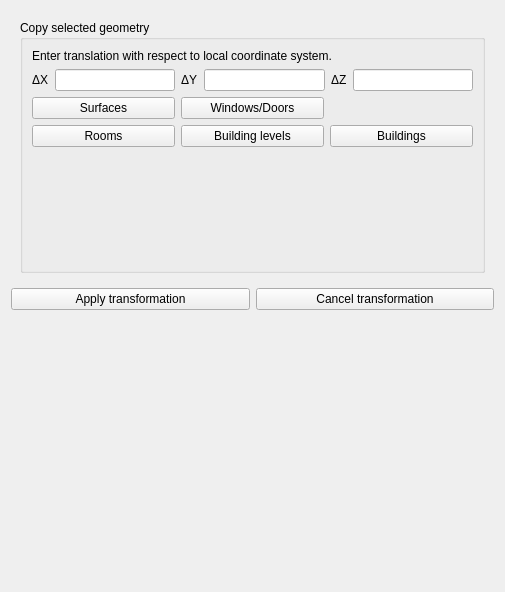
<?xml version="1.0" encoding="UTF-8"?>
<ui version="4.0">
 <class>SVPropEditGeometry</class>
 <widget class="QWidget" name="SVPropEditGeometry">
  <property name="geometry">
   <rect>
    <x>0</x>
    <y>0</y>
    <width>505</width>
    <height>592</height>
   </rect>
  </property>
  <layout class="QVBoxLayout" name="verticalLayoutMaster">
   <item>
    <widget class="QStackedWidget" name="stackedWidget">
     <property name="currentIndex">
      <number>4</number>
     </property>
     <widget class="QWidget" name="pageTranslation">
      <layout class="QVBoxLayout" name="verticalLayoutTrans">
       <item>
        <widget class="QGroupBox" name="groupBox">
         <property name="title">
          <string>Move selected geometry</string>
         </property>
         <layout class="QVBoxLayout" name="verticalLayout">
          <item>
           <widget class="QRadioButton" name="radioButtonTranslationAbsolute">
            <property name="text">
             <string>Move to world coordinates</string>
            </property>
           </widget>
          </item>
          <item>
           <widget class="QRadioButton" name="radioButtonTranslationRelative">
            <property name="text">
             <string>Relative to world coordinates</string>
            </property>
            <property name="checked">
             <bool>false</bool>
            </property>
           </widget>
          </item>
          <item>
           <widget class="QRadioButton" name="radioButtonTranslationRelativeLCS">
            <property name="text">
             <string>Relative to local coordinates</string>
            </property>
            <property name="checked">
             <bool>true</bool>
            </property>
           </widget>
          </item>
          <item>
           <layout class="QHBoxLayout" name="horizontalLayout">
            <item>
             <widget class="QLabel" name="labelTranslateX">
              <property name="minimumSize">
               <size>
                <width>0</width>
                <height>0</height>
               </size>
              </property>
              <property name="text">
               <string>ΔX</string>
              </property>
             </widget>
            </item>
            <item>
             <widget class="QtExt::ValidatingLineEdit" name="lineEditTranslateX">
              <property name="sizePolicy">
               <sizepolicy hsizetype="MinimumExpanding" vsizetype="Fixed">
                <horstretch>0</horstretch>
                <verstretch>0</verstretch>
               </sizepolicy>
              </property>
              <property name="minimumSize">
               <size>
                <width>50</width>
                <height>0</height>
               </size>
              </property>
              <property name="clearButtonEnabled">
               <bool>false</bool>
              </property>
             </widget>
            </item>
            <item>
             <widget class="QLabel" name="labelTranslateY">
              <property name="minimumSize">
               <size>
                <width>0</width>
                <height>0</height>
               </size>
              </property>
              <property name="text">
               <string>ΔY</string>
              </property>
             </widget>
            </item>
            <item>
             <widget class="QtExt::ValidatingLineEdit" name="lineEditTranslateY">
              <property name="sizePolicy">
               <sizepolicy hsizetype="MinimumExpanding" vsizetype="Fixed">
                <horstretch>0</horstretch>
                <verstretch>0</verstretch>
               </sizepolicy>
              </property>
              <property name="minimumSize">
               <size>
                <width>50</width>
                <height>0</height>
               </size>
              </property>
             </widget>
            </item>
            <item>
             <widget class="QLabel" name="labelTranslateZ">
              <property name="minimumSize">
               <size>
                <width>0</width>
                <height>0</height>
               </size>
              </property>
              <property name="text">
               <string>ΔZ</string>
              </property>
             </widget>
            </item>
            <item>
             <widget class="QtExt::ValidatingLineEdit" name="lineEditTranslateZ">
              <property name="sizePolicy">
               <sizepolicy hsizetype="MinimumExpanding" vsizetype="Fixed">
                <horstretch>0</horstretch>
                <verstretch>0</verstretch>
               </sizepolicy>
              </property>
              <property name="minimumSize">
               <size>
                <width>50</width>
                <height>0</height>
               </size>
              </property>
             </widget>
            </item>
           </layout>
          </item>
         </layout>
        </widget>
       </item>
       <item>
        <spacer name="verticalSpacer_5">
         <property name="orientation">
          <enum>Qt::Vertical</enum>
         </property>
         <property name="sizeType">
          <enum>QSizePolicy::MinimumExpanding</enum>
         </property>
         <property name="sizeHint" stdset="0">
          <size>
           <width>20</width>
           <height>0</height>
          </size>
         </property>
        </spacer>
       </item>
      </layout>
     </widget>
     <widget class="QWidget" name="pageRotation">
      <layout class="QVBoxLayout" name="verticalLayoutRot">
       <item>
        <widget class="QGroupBox" name="groupBox_3">
         <property name="title">
          <string>Rotate selected geometry</string>
         </property>
         <layout class="QGridLayout" name="gridLayout_5">
          <item row="2" column="0">
           <widget class="QLabel" name="labelRotateInclinationAbs">
            <property name="enabled">
             <bool>true</bool>
            </property>
            <property name="text">
             <string>Inclination [°]:</string>
            </property>
           </widget>
          </item>
          <item row="4" column="0">
           <widget class="QLabel" name="labelRotationY">
            <property name="minimumSize">
             <size>
              <width>0</width>
              <height>0</height>
             </size>
            </property>
            <property name="text">
             <string>Rotation around local Y-Axis [°]:</string>
            </property>
           </widget>
          </item>
          <item row="4" column="1">
           <widget class="QtExt::ValidatingLineEdit" name="lineEditRotateY">
            <property name="sizePolicy">
             <sizepolicy hsizetype="MinimumExpanding" vsizetype="Fixed">
              <horstretch>0</horstretch>
              <verstretch>0</verstretch>
             </sizepolicy>
            </property>
            <property name="minimumSize">
             <size>
              <width>50</width>
              <height>0</height>
             </size>
            </property>
           </widget>
          </item>
          <item row="1" column="1">
           <widget class="QtExt::ValidatingLineEdit" name="lineEditRotateOrientation">
            <property name="enabled">
             <bool>true</bool>
            </property>
           </widget>
          </item>
          <item row="3" column="1">
           <widget class="QtExt::ValidatingLineEdit" name="lineEditRotateX">
            <property name="sizePolicy">
             <sizepolicy hsizetype="MinimumExpanding" vsizetype="Fixed">
              <horstretch>0</horstretch>
              <verstretch>0</verstretch>
             </sizepolicy>
            </property>
            <property name="minimumSize">
             <size>
              <width>50</width>
              <height>0</height>
             </size>
            </property>
            <property name="clearButtonEnabled">
             <bool>false</bool>
            </property>
           </widget>
          </item>
          <item row="0" column="0" colspan="2">
           <layout class="QHBoxLayout" name="horizontalLayout_6">
            <item>
             <widget class="QRadioButton" name="radioButtonRotationAlignToAngles">
              <property name="text">
               <string>Align surface to angles</string>
              </property>
             </widget>
            </item>
            <item>
             <widget class="QRadioButton" name="radioButtonRotationRelative">
              <property name="text">
               <string>Relative rotation</string>
              </property>
              <property name="checked">
               <bool>true</bool>
              </property>
             </widget>
            </item>
           </layout>
          </item>
          <item row="5" column="1">
           <widget class="QtExt::ValidatingLineEdit" name="lineEditRotateZ">
            <property name="sizePolicy">
             <sizepolicy hsizetype="MinimumExpanding" vsizetype="Fixed">
              <horstretch>0</horstretch>
              <verstretch>0</verstretch>
             </sizepolicy>
            </property>
            <property name="minimumSize">
             <size>
              <width>50</width>
              <height>0</height>
             </size>
            </property>
           </widget>
          </item>
          <item row="6" column="1">
           <spacer name="verticalSpacer_6">
            <property name="orientation">
             <enum>Qt::Vertical</enum>
            </property>
            <property name="sizeType">
             <enum>QSizePolicy::Preferred</enum>
            </property>
            <property name="sizeHint" stdset="0">
             <size>
              <width>20</width>
              <height>17</height>
             </size>
            </property>
           </spacer>
          </item>
          <item row="1" column="0">
           <widget class="QLabel" name="labelRotateOrientationAbs">
            <property name="enabled">
             <bool>true</bool>
            </property>
            <property name="text">
             <string>Orientation [°]:</string>
            </property>
           </widget>
          </item>
          <item row="5" column="0">
           <widget class="QLabel" name="labelRotationZ">
            <property name="minimumSize">
             <size>
              <width>0</width>
              <height>0</height>
             </size>
            </property>
            <property name="text">
             <string>Rotation around local Z-Axis [°]:</string>
            </property>
           </widget>
          </item>
          <item row="2" column="1">
           <widget class="QtExt::ValidatingLineEdit" name="lineEditRotateInclination">
            <property name="enabled">
             <bool>true</bool>
            </property>
           </widget>
          </item>
          <item row="3" column="0">
           <widget class="QLabel" name="labelRotationX">
            <property name="minimumSize">
             <size>
              <width>0</width>
              <height>0</height>
             </size>
            </property>
            <property name="text">
             <string>Rotation around local X-Axis [°]:</string>
            </property>
           </widget>
          </item>
          <item row="7" column="0" colspan="2">
           <widget class="QPushButton" name="pushButtonThreePointRotation">
            <property name="text">
             <string>Interactive three-point rotation</string>
            </property>
           </widget>
          </item>
         </layout>
        </widget>
       </item>
       <item>
        <spacer name="verticalSpacer_7">
         <property name="orientation">
          <enum>Qt::Vertical</enum>
         </property>
         <property name="sizeType">
          <enum>QSizePolicy::MinimumExpanding</enum>
         </property>
         <property name="sizeHint" stdset="0">
          <size>
           <width>20</width>
           <height>0</height>
          </size>
         </property>
        </spacer>
       </item>
      </layout>
     </widget>
     <widget class="QWidget" name="pageScaling">
      <layout class="QVBoxLayout" name="verticalLayoutScale">
       <item>
        <widget class="QGroupBox" name="groupBox_6">
         <property name="title">
          <string>Scale selected geometry</string>
         </property>
         <layout class="QVBoxLayout" name="verticalLayout_6">
          <item>
           <layout class="QHBoxLayout" name="horizontalLayout_7">
            <item>
             <widget class="QRadioButton" name="radioButtonScaleResize">
              <property name="text">
               <string>Resize geometry</string>
              </property>
             </widget>
            </item>
            <item>
             <widget class="QRadioButton" name="radioButtonScaleFactor">
              <property name="text">
               <string>Scale by factor</string>
              </property>
              <property name="checked">
               <bool>true</bool>
              </property>
             </widget>
            </item>
           </layout>
          </item>
          <item>
           <widget class="QCheckBox" name="checkBoxKeepAspectRatio">
            <property name="text">
             <string>Keep aspect ratio</string>
            </property>
           </widget>
          </item>
          <item>
           <layout class="QHBoxLayout" name="horizontalLayout_8">
            <item>
             <widget class="QLabel" name="labelScaleX">
              <property name="minimumSize">
               <size>
                <width>0</width>
                <height>0</height>
               </size>
              </property>
              <property name="text">
               <string>ΔX</string>
              </property>
             </widget>
            </item>
            <item>
             <widget class="QtExt::ValidatingLineEdit" name="lineEditScaleX">
              <property name="sizePolicy">
               <sizepolicy hsizetype="MinimumExpanding" vsizetype="Fixed">
                <horstretch>0</horstretch>
                <verstretch>0</verstretch>
               </sizepolicy>
              </property>
              <property name="minimumSize">
               <size>
                <width>50</width>
                <height>0</height>
               </size>
              </property>
              <property name="clearButtonEnabled">
               <bool>false</bool>
              </property>
             </widget>
            </item>
            <item>
             <widget class="QLabel" name="labelScaleY">
              <property name="minimumSize">
               <size>
                <width>0</width>
                <height>0</height>
               </size>
              </property>
              <property name="text">
               <string>ΔY</string>
              </property>
             </widget>
            </item>
            <item>
             <widget class="QtExt::ValidatingLineEdit" name="lineEditScaleY">
              <property name="sizePolicy">
               <sizepolicy hsizetype="MinimumExpanding" vsizetype="Fixed">
                <horstretch>0</horstretch>
                <verstretch>0</verstretch>
               </sizepolicy>
              </property>
              <property name="minimumSize">
               <size>
                <width>50</width>
                <height>0</height>
               </size>
              </property>
             </widget>
            </item>
            <item>
             <widget class="QLabel" name="labelScaleZ">
              <property name="minimumSize">
               <size>
                <width>0</width>
                <height>0</height>
               </size>
              </property>
              <property name="text">
               <string>ΔZ</string>
              </property>
             </widget>
            </item>
            <item>
             <widget class="QtExt::ValidatingLineEdit" name="lineEditScaleZ">
              <property name="sizePolicy">
               <sizepolicy hsizetype="MinimumExpanding" vsizetype="Fixed">
                <horstretch>0</horstretch>
                <verstretch>0</verstretch>
               </sizepolicy>
              </property>
              <property name="minimumSize">
               <size>
                <width>50</width>
                <height>0</height>
               </size>
              </property>
             </widget>
            </item>
           </layout>
          </item>
         </layout>
        </widget>
       </item>
       <item>
        <spacer name="verticalSpacer_8">
         <property name="orientation">
          <enum>Qt::Vertical</enum>
         </property>
         <property name="sizeType">
          <enum>QSizePolicy::MinimumExpanding</enum>
         </property>
         <property name="sizeHint" stdset="0">
          <size>
           <width>20</width>
           <height>0</height>
          </size>
         </property>
        </spacer>
       </item>
      </layout>
     </widget>
     <widget class="QWidget" name="pageAlignment">
      <layout class="QVBoxLayout" name="verticalLayoutAlign">
       <item>
        <widget class="QGroupBox" name="groupBox_7">
         <property name="title">
          <string>Align geometry</string>
         </property>
         <layout class="QVBoxLayout" name="verticalLayout_8">
          <item>
           <widget class="QPushButton" name="pushButtonCenterHorizontally">
            <property name="text">
             <string>Center objects horizontally</string>
            </property>
           </widget>
          </item>
          <item>
           <widget class="QPushButton" name="pushButtonCenterVertically">
            <property name="text">
             <string>Center objects vertically</string>
            </property>
           </widget>
          </item>
         </layout>
        </widget>
       </item>
       <item>
        <widget class="QGroupBox" name="groupBox_8">
         <property name="title">
          <string>Surface orientation</string>
         </property>
         <layout class="QVBoxLayout" name="verticalLayout_9">
          <item>
           <widget class="QPushButton" name="pushButtonFlipNormals">
            <property name="text">
             <string>Flip surface normals</string>
            </property>
           </widget>
          </item>
          <item>
           <spacer name="verticalSpacer_2">
            <property name="orientation">
             <enum>Qt::Vertical</enum>
            </property>
            <property name="sizeType">
             <enum>QSizePolicy::MinimumExpanding</enum>
            </property>
            <property name="sizeHint" stdset="0">
             <size>
              <width>421</width>
              <height>0</height>
             </size>
            </property>
           </spacer>
          </item>
         </layout>
        </widget>
       </item>
      </layout>
     </widget>
     <widget class="QWidget" name="pageCopy">
      <layout class="QVBoxLayout" name="verticalLayoutCopy">
       <item>
        <widget class="QGroupBox" name="groupBox_2">
         <property name="title">
          <string>Copy selected geometry</string>
         </property>
         <layout class="QGridLayout" name="gridLayout">
          <item row="3" column="1">
           <widget class="QPushButton" name="pushButtonCopyBuildingLevel">
            <property name="text">
             <string>Building levels</string>
            </property>
           </widget>
          </item>
          <item row="4" column="1">
           <spacer name="verticalSpacer">
            <property name="orientation">
             <enum>Qt::Vertical</enum>
            </property>
            <property name="sizeHint" stdset="0">
             <size>
              <width>20</width>
              <height>40</height>
             </size>
            </property>
           </spacer>
          </item>
          <item row="2" column="0">
           <widget class="QPushButton" name="pushButtonCopySurface">
            <property name="text">
             <string>Surfaces</string>
            </property>
           </widget>
          </item>
          <item row="2" column="1">
           <widget class="QPushButton" name="pushButtonCopySubsurface">
            <property name="text">
             <string>Windows/Doors</string>
            </property>
           </widget>
          </item>
          <item row="3" column="2">
           <widget class="QPushButton" name="pushButtonCopyBuilding">
            <property name="text">
             <string>Buildings</string>
            </property>
           </widget>
          </item>
          <item row="3" column="0">
           <widget class="QPushButton" name="pushButtonCopyRoom">
            <property name="text">
             <string>Rooms</string>
            </property>
           </widget>
          </item>
          <item row="1" column="0" colspan="3">
           <layout class="QHBoxLayout" name="horizontalLayout_4">
            <item>
             <widget class="QLabel" name="labelScaleX_2">
              <property name="minimumSize">
               <size>
                <width>0</width>
                <height>0</height>
               </size>
              </property>
              <property name="text">
               <string>ΔX</string>
              </property>
             </widget>
            </item>
            <item>
             <widget class="QtExt::ValidatingLineEdit" name="lineEditCopyX">
              <property name="sizePolicy">
               <sizepolicy hsizetype="MinimumExpanding" vsizetype="Fixed">
                <horstretch>0</horstretch>
                <verstretch>0</verstretch>
               </sizepolicy>
              </property>
              <property name="minimumSize">
               <size>
                <width>50</width>
                <height>0</height>
               </size>
              </property>
              <property name="clearButtonEnabled">
               <bool>false</bool>
              </property>
             </widget>
            </item>
            <item>
             <widget class="QLabel" name="labelScaleY_2">
              <property name="minimumSize">
               <size>
                <width>0</width>
                <height>0</height>
               </size>
              </property>
              <property name="text">
               <string>ΔY</string>
              </property>
             </widget>
            </item>
            <item>
             <widget class="QtExt::ValidatingLineEdit" name="lineEditCopyY">
              <property name="sizePolicy">
               <sizepolicy hsizetype="MinimumExpanding" vsizetype="Fixed">
                <horstretch>0</horstretch>
                <verstretch>0</verstretch>
               </sizepolicy>
              </property>
              <property name="minimumSize">
               <size>
                <width>50</width>
                <height>0</height>
               </size>
              </property>
             </widget>
            </item>
            <item>
             <widget class="QLabel" name="labelScaleZ_2">
              <property name="minimumSize">
               <size>
                <width>0</width>
                <height>0</height>
               </size>
              </property>
              <property name="text">
               <string>ΔZ</string>
              </property>
             </widget>
            </item>
            <item>
             <widget class="QtExt::ValidatingLineEdit" name="lineEditCopyZ">
              <property name="sizePolicy">
               <sizepolicy hsizetype="MinimumExpanding" vsizetype="Fixed">
                <horstretch>0</horstretch>
                <verstretch>0</verstretch>
               </sizepolicy>
              </property>
              <property name="minimumSize">
               <size>
                <width>50</width>
                <height>0</height>
               </size>
              </property>
             </widget>
            </item>
           </layout>
          </item>
          <item row="0" column="0" colspan="3">
           <widget class="QLabel" name="label">
            <property name="text">
             <string>Enter translation with respect to local coordinate system.</string>
            </property>
           </widget>
          </item>
         </layout>
        </widget>
       </item>
      </layout>
     </widget>
    </widget>
   </item>
   <item>
    <layout class="QHBoxLayout" name="horizontalLayout_3">
     <item>
      <widget class="QPushButton" name="pushButtonApply">
       <property name="text">
        <string>Apply transformation</string>
       </property>
      </widget>
     </item>
     <item>
      <widget class="QPushButton" name="pushButtonCancel">
       <property name="text">
        <string>Cancel transformation</string>
       </property>
      </widget>
     </item>
    </layout>
   </item>
   <item>
    <spacer name="verticalSpacer_9">
     <property name="orientation">
      <enum>Qt::Vertical</enum>
     </property>
     <property name="sizeHint" stdset="0">
      <size>
       <width>20</width>
       <height>94</height>
      </size>
     </property>
    </spacer>
   </item>
  </layout>
 </widget>
 <customwidgets>
  <customwidget>
   <class>QtExt::ValidatingLineEdit</class>
   <extends>QLineEdit</extends>
   <header location="global">QtExt_ValidatingLineEdit.h</header>
   <slots>
    <signal>editingFinishedSuccessfully()</signal>
   </slots>
  </customwidget>
 </customwidgets>
 <tabstops>
  <tabstop>lineEditTranslateX</tabstop>
  <tabstop>lineEditTranslateY</tabstop>
  <tabstop>lineEditTranslateZ</tabstop>
  <tabstop>radioButtonRotationAlignToAngles</tabstop>
  <tabstop>radioButtonRotationRelative</tabstop>
  <tabstop>lineEditRotateOrientation</tabstop>
  <tabstop>lineEditRotateInclination</tabstop>
  <tabstop>lineEditRotateX</tabstop>
  <tabstop>lineEditRotateY</tabstop>
  <tabstop>lineEditRotateZ</tabstop>
  <tabstop>pushButtonThreePointRotation</tabstop>
  <tabstop>radioButtonScaleResize</tabstop>
  <tabstop>radioButtonScaleFactor</tabstop>
  <tabstop>lineEditScaleX</tabstop>
  <tabstop>lineEditScaleY</tabstop>
  <tabstop>lineEditScaleZ</tabstop>
  <tabstop>pushButtonCenterHorizontally</tabstop>
  <tabstop>pushButtonCenterVertically</tabstop>
  <tabstop>pushButtonFlipNormals</tabstop>
  <tabstop>lineEditCopyX</tabstop>
  <tabstop>lineEditCopyY</tabstop>
  <tabstop>lineEditCopyZ</tabstop>
  <tabstop>pushButtonCopySurface</tabstop>
  <tabstop>pushButtonCopySubsurface</tabstop>
  <tabstop>pushButtonCopyRoom</tabstop>
  <tabstop>pushButtonCopyBuildingLevel</tabstop>
  <tabstop>pushButtonCopyBuilding</tabstop>
  <tabstop>pushButtonApply</tabstop>
  <tabstop>pushButtonCancel</tabstop>
 </tabstops>
 <resources/>
 <connections/>
</ui>
